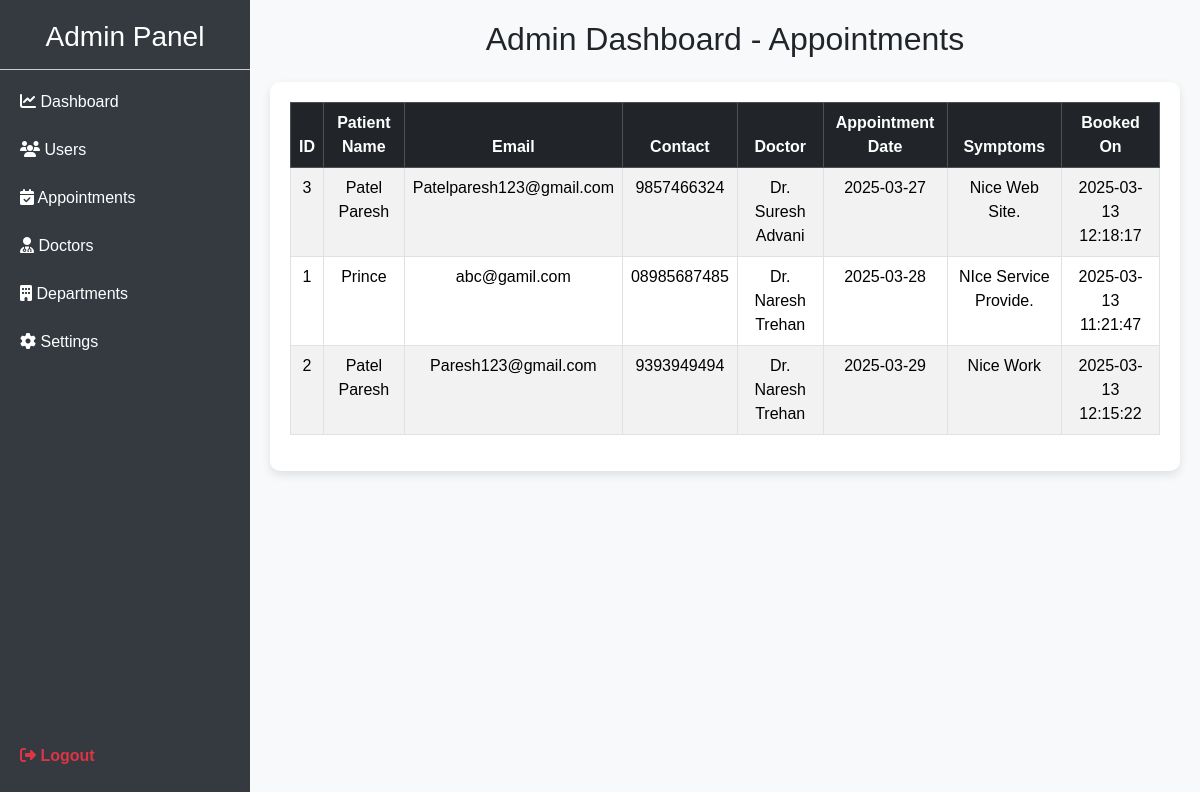
The app's page /admin_appointment.php (signed in) with its own data.
### tables this page shows
CREATE TABLE `appointments` (
  `id` int(11) NOT NULL,
  `user_name` varchar(255) DEFAULT NULL,
  `user_email` varchar(255) DEFAULT NULL,
  `contact` varchar(20) DEFAULT NULL,
  `doctor_name` varchar(255) DEFAULT NULL,
  `appointment_date` date DEFAULT NULL,
  `symptoms` text DEFAULT NULL,
  `created_at` timestamp NOT NULL DEFAULT current_timestamp()
);

### admin_appointment.php (the view, shortened to what this page needs)
<?php
include 'db_connect.php';
$query = "SELECT * FROM appointments ORDER BY appointment_date ASC";
$result = mysqli_query($conn, $query);
?>
<!DOCTYPE html>
<html lang="en">
<head>
    <link href="https://cdn.jsdelivr.net/npm/bootstrap@5.3.3/dist/css/bootstrap.min.css" rel="stylesheet">
    <link rel="stylesheet" href="https://cdnjs.cloudflare.com/ajax/libs/font-awesome/6.6.0/css/all.min.css">
</head>
<body>
<div class="sidebar">
    <h3>Admin Panel</h3>
    <a href="admin_dashboard.php"><i class="fa-solid fa-chart-line"></i> Dashboard</a>
    <a href="admin_users.php"><i class="fa-solid fa-users"></i> Users</a>
    <a href="admin_appointment.php"><i class="fa-solid fa-calendar-check"></i> Appointments</a>
    <a href="admin_doctors.php"><i class="fa-solid fa-user-doctor"></i> Doctors</a>
    <a href="admin_departments.php"><i class="fa-solid fa-building"></i> Departments</a>
    <a href="admin_settings.php"><i class="fa-solid fa-cog"></i> Settings</a>
    <div class="logout">
        <a href="logout.php"><i class="fa-solid fa-sign-out-alt"></i> Logout</a>
    </div>
</div>
<div class="content">
    <h2 class="text-center mb-4">Admin Dashboard - Appointments</h2>
    <div class="table-container">
        <table class="table table-bordered table-striped">
            <thead class="table-dark">
                <tr>
                    <th>ID</th>
                    <th>Patient Name</th>
                    <th>Email</th>
                    <th>Contact</th>
                    <th>Doctor</th>
                    <th>Appointment Date</th>
                    <th>Symptoms</th>
                    <th>Booked On</th>
                </tr>
            </thead>
            <tbody>
                <?php while ($row = mysqli_fetch_assoc($result)) { ?>
                    <tr>
                        <td><?= htmlspecialchars($row['id']); ?></td>
                        <td><?= htmlspecialchars($row['user_name']); ?></td>
                        <td><?= htmlspecialchars($row['user_email']); ?></td>
                        <td><?= htmlspecialchars($row['contact']); ?></td>
                        <td><?= htmlspecialchars($row['doctor_name']); ?></td>
                        <td><?= htmlspecialchars($row['appointment_date']); ?></td>
                        <td><?= htmlspecialchars($row['symptoms']); ?></td>
                        <td><?= htmlspecialchars($row['created_at']); ?></td>
                    </tr>
                <?php } ?>
            </tbody>
        </table>
    </div>
</div>
</body>
</html>

### admin_appointment.php (style rules this page uses)
body { display: flex; min-height: 100vh; background-color: #f8f9fa; font-family: 'Poppins', sans-serif; }
.sidebar { width: 250px; background: #343a40; color: white; height: 100vh; position: fixed; padding-top: 20px; }
.sidebar a { color: white; text-decoration: none; padding: 12px 20px; display: block; transition: 0.3s; font-size: 16px; }
.sidebar h3 { text-align: center; padding-bottom: 15px; border-bottom: 1px solid #ccc; }
.content { margin-left: 250px; padding: 20px; width: 100%; }
.table-container { background: white; padding: 20px; border-radius: 10px; box-shadow: 0px 4px 10px rgba(0, 0, 0, 0.1); }
.table th, .table td { text-align: center; }
.logout { position: absolute; bottom: 20px; width: 100%; }
.logout a { color: #dc3545; font-weight: bold; }

### records on screen
appointments: id "3", user_name "Patel Paresh", user_email "Patelparesh123@gmail.com", contact "9857466324", doctor_name "Dr. Suresh Advani", appointment_date "2025-03-27", symptoms "Nice Web Site.", created_at "2025-03-13 12:18:17"
appointments: id "1", user_name "Prince", user_email "abc@gamil.com", contact "08985687485", doctor_name "Dr. Naresh Trehan", appointment_date "2025-03-28", symptoms "NIce Service Provide.", created_at "2025-03-13 11:21:47"
appointments: id "2", user_name "Patel Paresh", user_email "Paresh123@gmail.com", contact "9393949494", doctor_name "Dr. Naresh Trehan", appointment_date "2025-03-29", symptoms "Nice Work", created_at "2025-03-13 12:15:22"
